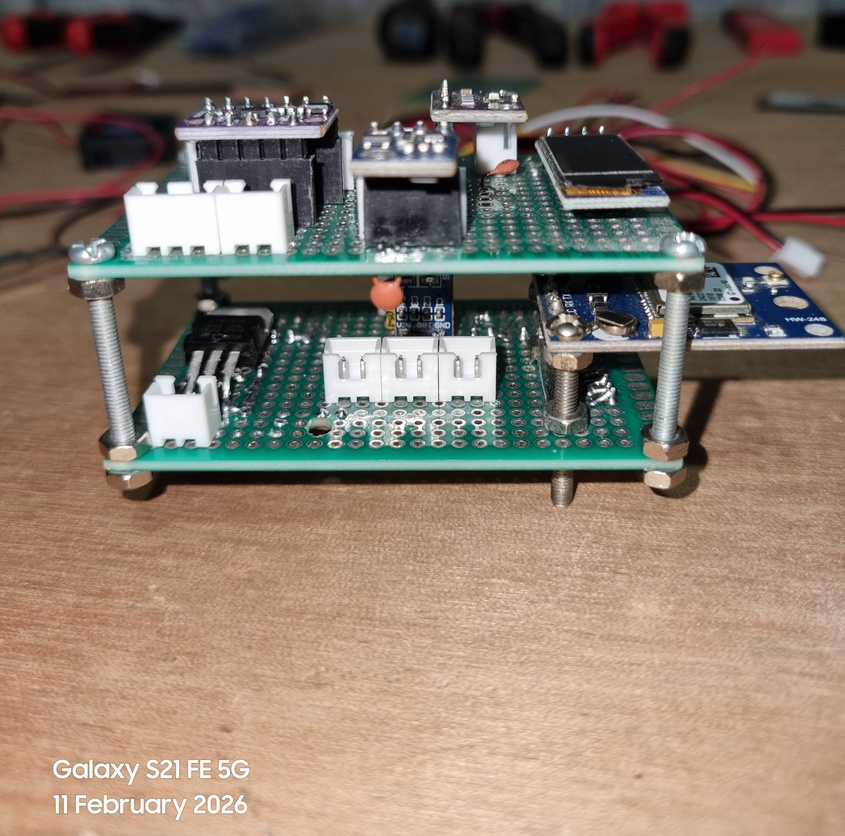
#> input picture Images/20260211_204114.jpg, 845 x 836 px, shrunk from 3000 x 2968 before the run
$ python -i obstacle_detector.py   (imports and definitions only)
#> lines starting #> are read from the running program, lines starting #| are printed output that depends on the picture; after the words box and inside, x2 and y2 are one past the last pixel; in counts of white or black regions, pixels touching at a corner belong together
#> further down, picture is the input picture: shape (836, 845, 3); mean B, G, R 108.2, 122.6, 138.6
def detect_obstacles(frame):
    try:
        import cv2
        import numpy as np
    except Exception:
        return []
    gray = cv2.cvtColor(frame, cv2.COLOR_BGR2GRAY)
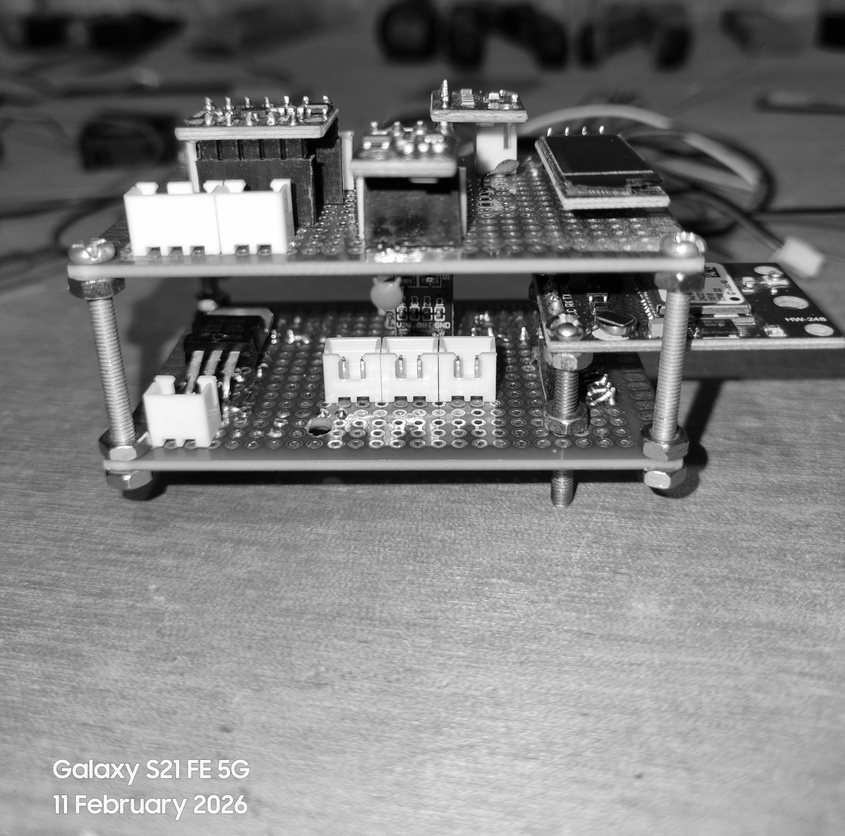
#> gray: shape (836, 845); min 0, max 255, mean 125.7
    edges = cv2.Canny(gray, 80, 160)
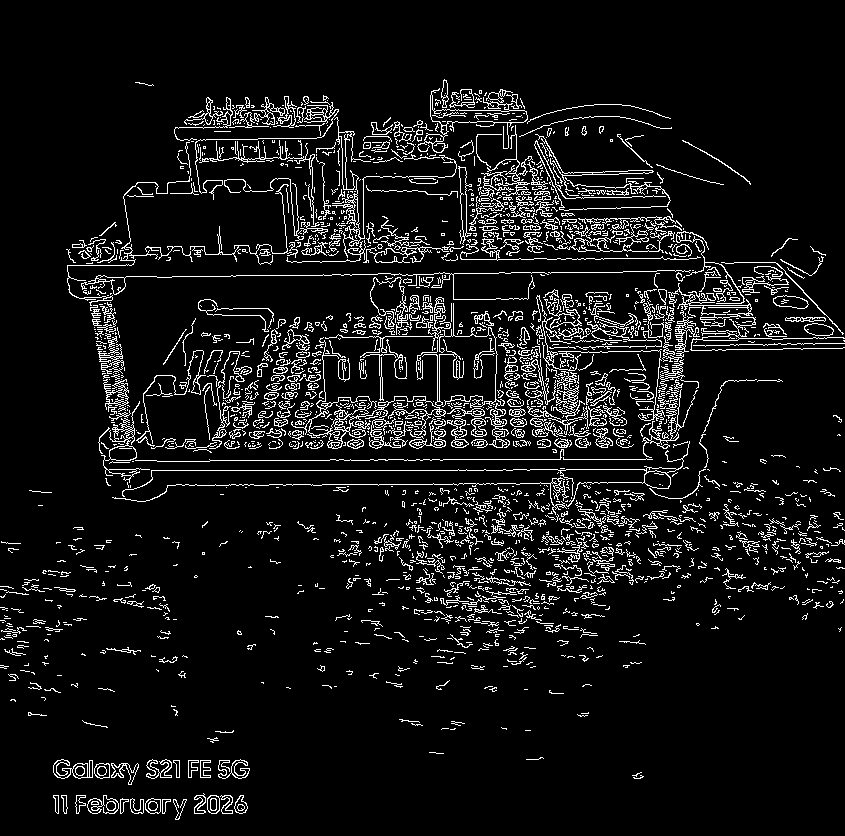
#> edges: shape (836, 845); 7.8% white in thin lines or dots, all inside (x1, y1, x2, y2) = (0, 79, 845, 820)
    contours, _ = cv2.findContours(edges, cv2.RETR_EXTERNAL, cv2.CHAIN_APPROX_SIMPLE)
#> contours = 1973 contours, 1768 with area under 20; largest, box (x1, y1, x2, y2) and area: (417, 88, 528, 153) 1433, (101, 401, 150, 483) 758, (668, 283, 845, 351) 740, (291, 337, 446, 449) 725, (332, 117, 457, 258) 650
    obstacles = []
    for contour in contours:
        area = cv2.contourArea(contour)
        if area < 300:
            continue
        x, y, w, h = cv2.boundingRect(contour)
        obstacles.append({"x": int(x), "y": int(y), "w": int(w), "h": int(h), "area": float(area)})
#> this loop made 1973 passes
#> area on passes 1, 3, 4: 70, 52.5, 194.5
#> after the loop, obstacles = 12 items
    return sorted(obstacles, key=lambda item: item["area"], reverse=True)

>>> import cv2
>>> picture = cv2.imread('../../Images/20260211_204114.jpg')
>>> result = detect_obstacles(picture)
#> result = 12 items

$ run again, on Images/20260215_164149.jpg
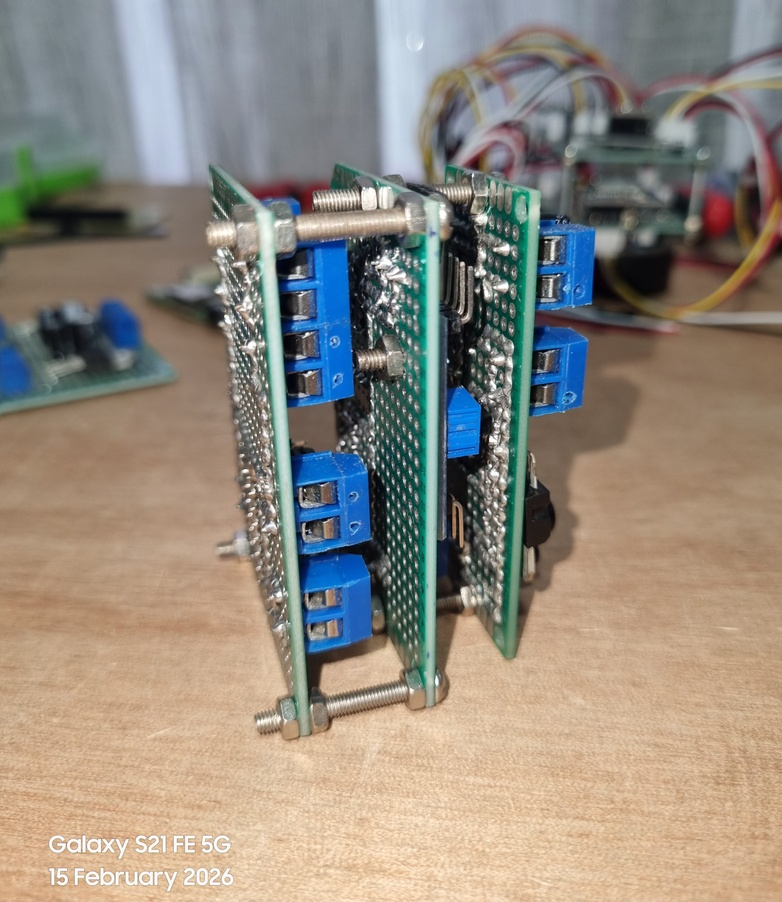
#> input picture Images/20260215_164149.jpg, 782 x 902 px, shrunk from 3000 x 3459 before the run
#> picture is the input picture: shape (902, 782, 3); mean B, G, R 127.3, 138.6, 146.9
#> in detect_obstacles, `gray = cv2.cvtColor(frame, cv2.COLOR_BGR2GRAY)`:
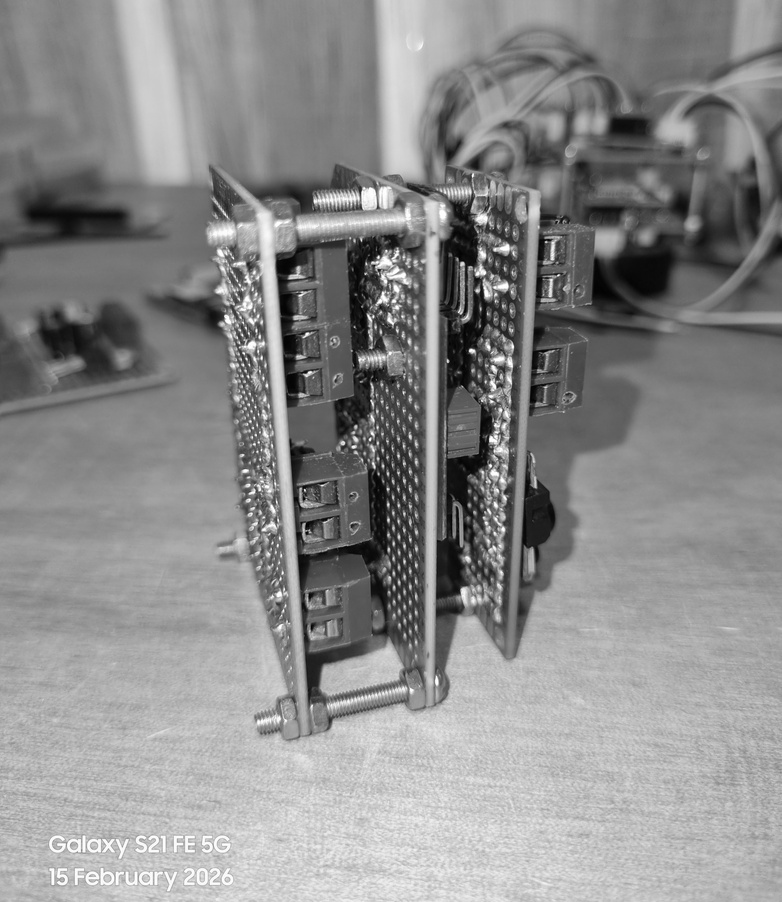
#> gray: shape (902, 782); min 0, max 255, mean 139.8
#> in detect_obstacles, `edges = cv2.Canny(gray, 80, 160)`:
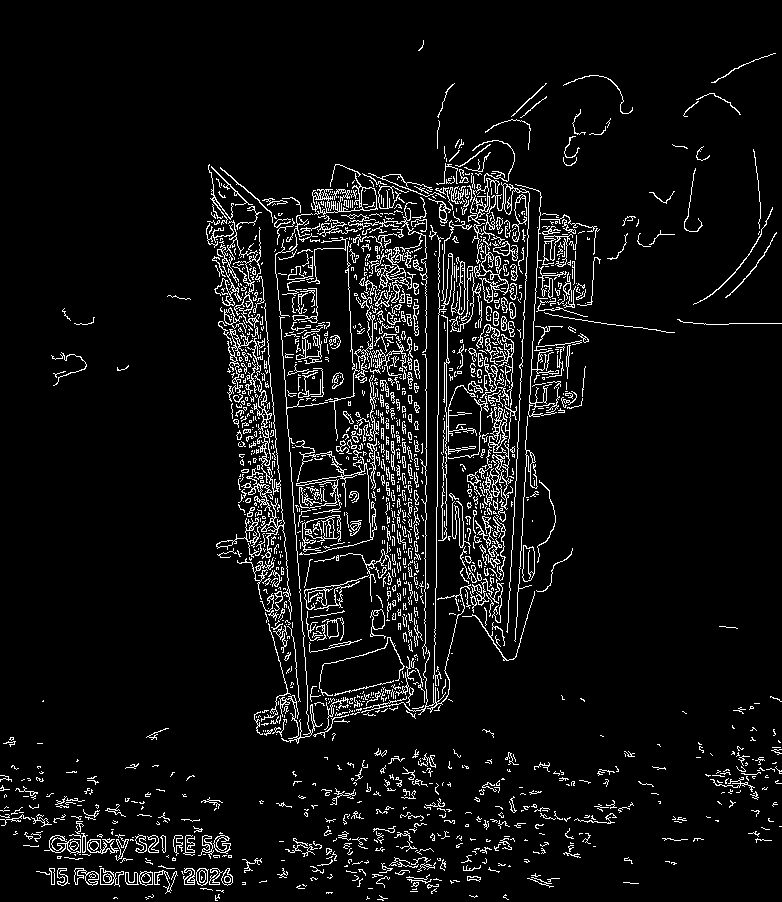
#> edges: shape (902, 782); 6.5% white in thin lines or dots
#> contours = 1732 contours, 1575 with area under 20; largest, box (x1, y1, x2, y2) and area: (227, 303, 292, 620) 1006, (468, 178, 530, 633) 704, (302, 515, 341, 552) 544, (311, 173, 378, 218) 528, (482, 399, 517, 510) 420
#> the loop in detect_obstacles, `for contour in contours:` made 1732 passes
#> area on passes 31, 38, 40: 40, 85, 155
#> after the loop in detect_obstacles, `for contour in contours:`: obstacles = 10 items

$ run again, on Images/20260218_222919.jpg
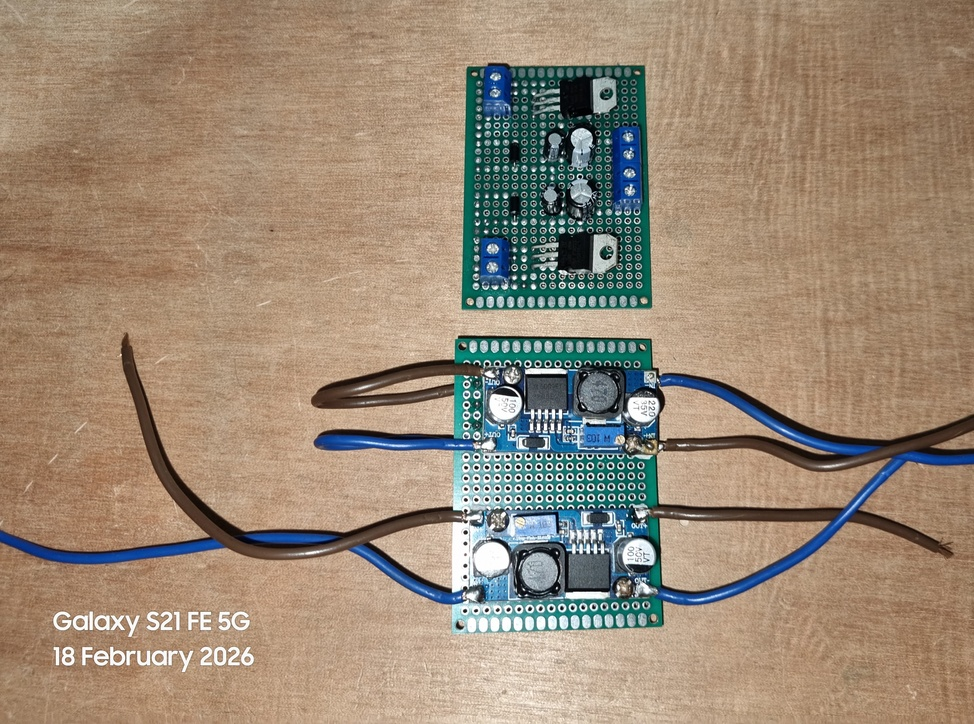
#> input picture Images/20260218_222919.jpg, 974 x 724 px, shrunk from 3455 x 2568 before the run
#> picture is the input picture: shape (724, 974, 3); mean B, G, R 117.5, 136.9, 154.2
#> in detect_obstacles, `gray = cv2.cvtColor(frame, cv2.COLOR_BGR2GRAY)`:
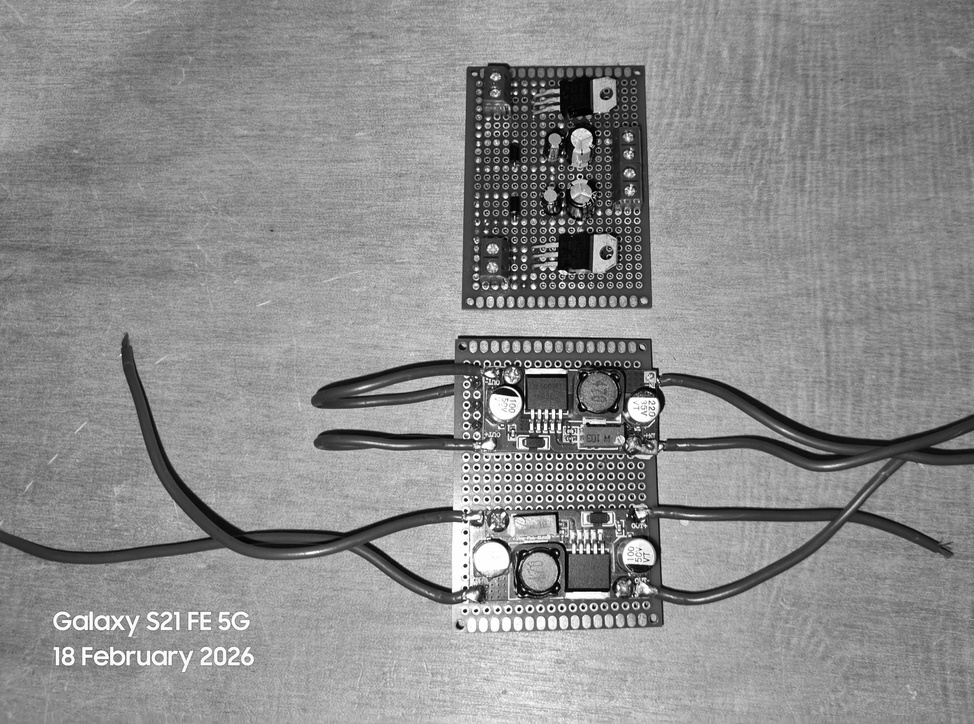
#> gray: shape (724, 974); min 0, max 255, mean 139.9
#> in detect_obstacles, `edges = cv2.Canny(gray, 80, 160)`:
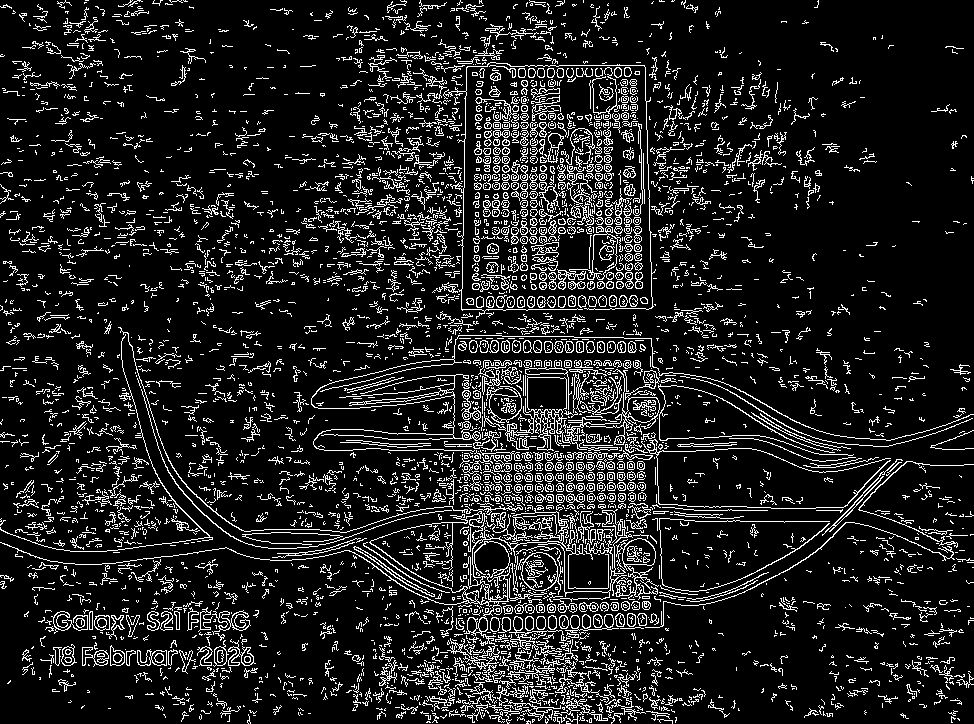
#> edges: shape (724, 974); 12.2% white in thin lines or dots
#> contours = 4076 contours, 3746 with area under 20; largest, box (x1, y1, x2, y2) and area: (0, 508, 609, 670) 6716, (505, 369, 660, 451) 1654, (538, 519, 659, 613) 1502, (557, 226, 623, 290) 1126, (516, 546, 563, 595) 1112
#> the loop in detect_obstacles, `for contour in contours:` made 4076 passes
#> area on passes 1, 2, 4: 1, 2, 3.5
#> after the loop in detect_obstacles, `for contour in contours:`: obstacles = 8 items

$ run again, on Images/20260218_222927.jpg
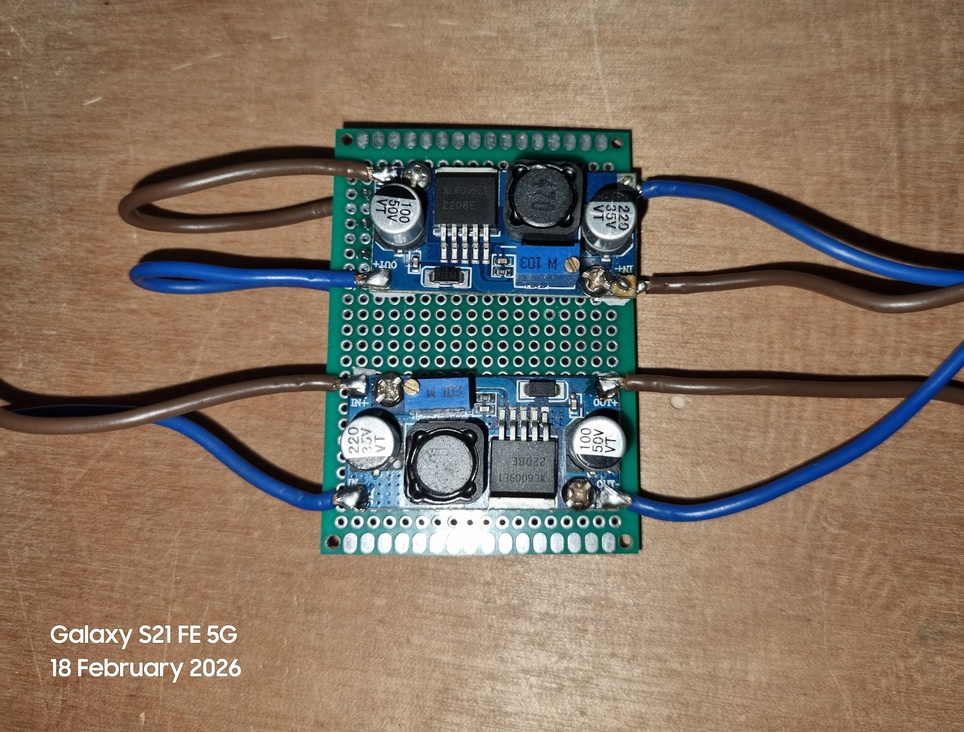
#> input picture Images/20260218_222927.jpg, 964 x 732 px, shrunk from 3602 x 2736 before the run
#> picture is the input picture: shape (732, 964, 3); mean B, G, R 98.4, 115.1, 131.1
#> in detect_obstacles, `gray = cv2.cvtColor(frame, cv2.COLOR_BGR2GRAY)`:
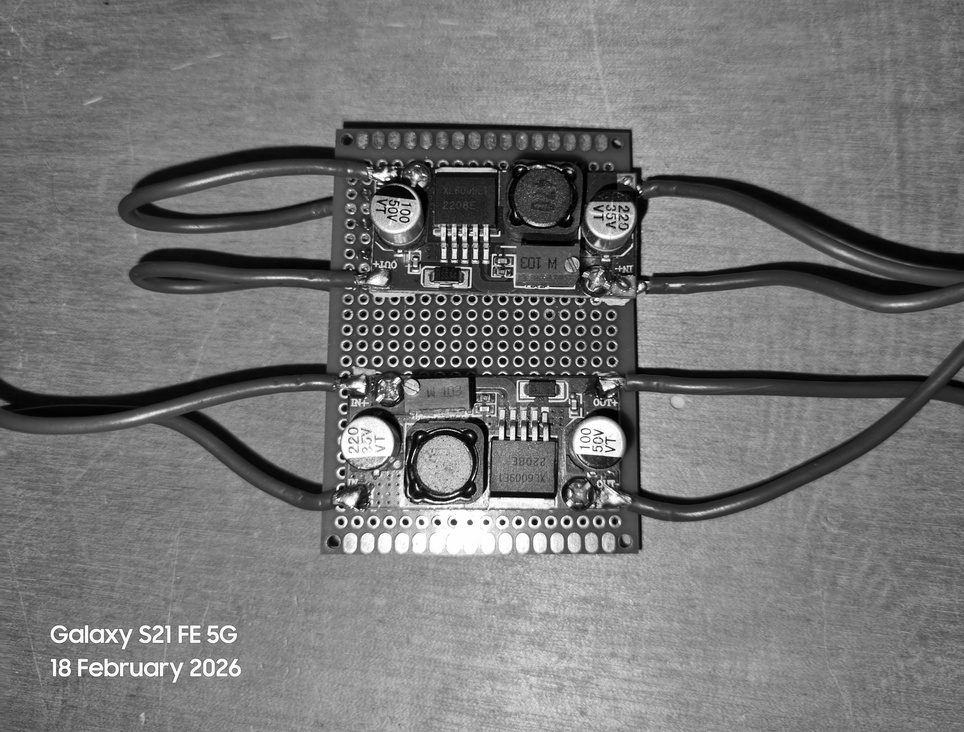
#> gray: shape (732, 964); min 0, max 255, mean 118
#> in detect_obstacles, `edges = cv2.Canny(gray, 80, 160)`:
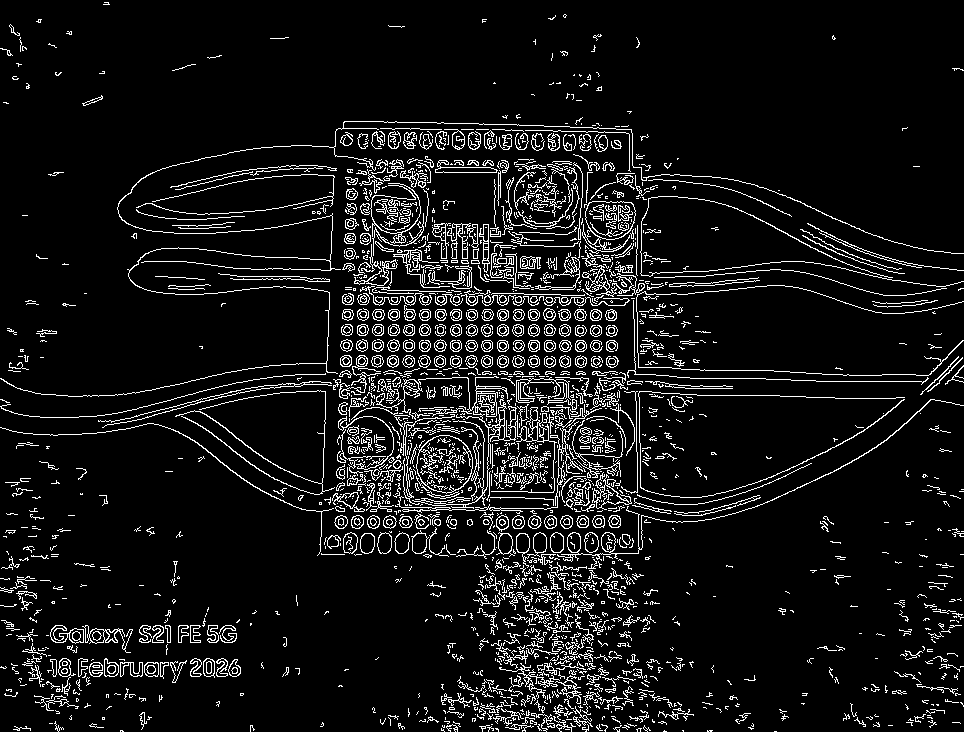
#> edges: shape (732, 964); 8.1% white in thin lines or dots
#> contours = 1843 contours, 1558 with area under 20; largest, box (x1, y1, x2, y2) and area: (416, 435, 473, 494) 2525, (582, 201, 636, 254) 1848, (412, 395, 557, 509) 952, (376, 376, 508, 420) 762, (557, 399, 964, 562) 582
#> the loop in detect_obstacles, `for contour in contours:` made 1843 passes
#> area on passes 2, 5, 7: 2.5, 1.5, 1.5
#> after the loop in detect_obstacles, `for contour in contours:`: obstacles = 10 items
